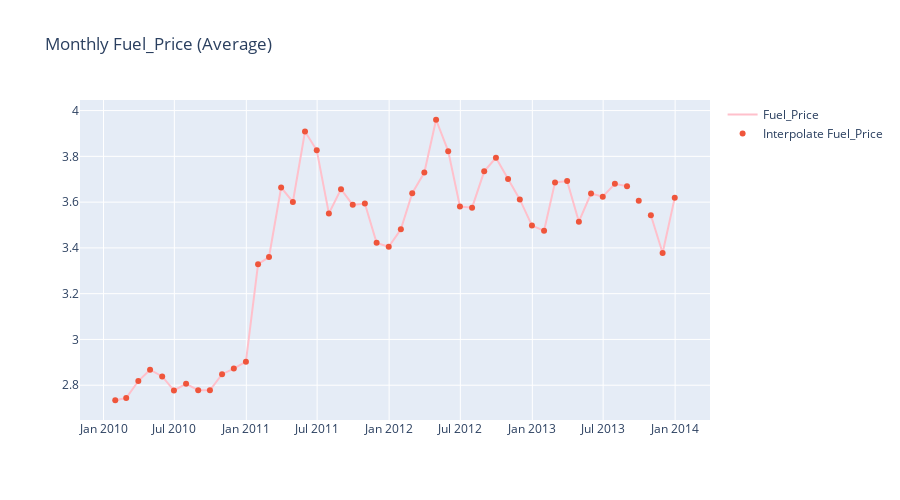

Notebook code cell kept with this figure:
### Code cell
fig = make_subplots(rows=1, 
                    cols=1)

custom_aggregation = {}
custom_aggregation["Fuel_Price"] = "mean"
data2 = data2.set_index(pd.DatetimeIndex(data2['Date']))
data0 = data2.resample('M').agg(custom_aggregation)
data0.columns = ["Fuel_Price"]
data0['Date'] = data0.index

x = data0['Date'].tolist()
y = data0['Fuel_Price'].tolist()
y_ = data0['Fuel_Price'].interpolate().tolist()

fig.add_trace(go.Scatter(x=x, y=y,name='Fuel_Price',line=dict(color='pink', width=2)), 1, 1)
fig.add_trace(go.Scatter(x=x, y=y_,mode='markers',name='Interpolate Fuel_Price'), 1, 1)

fig['layout'].update(height=500, width=900, title='Monthly Fuel_Price (Average)')
fig.show()
